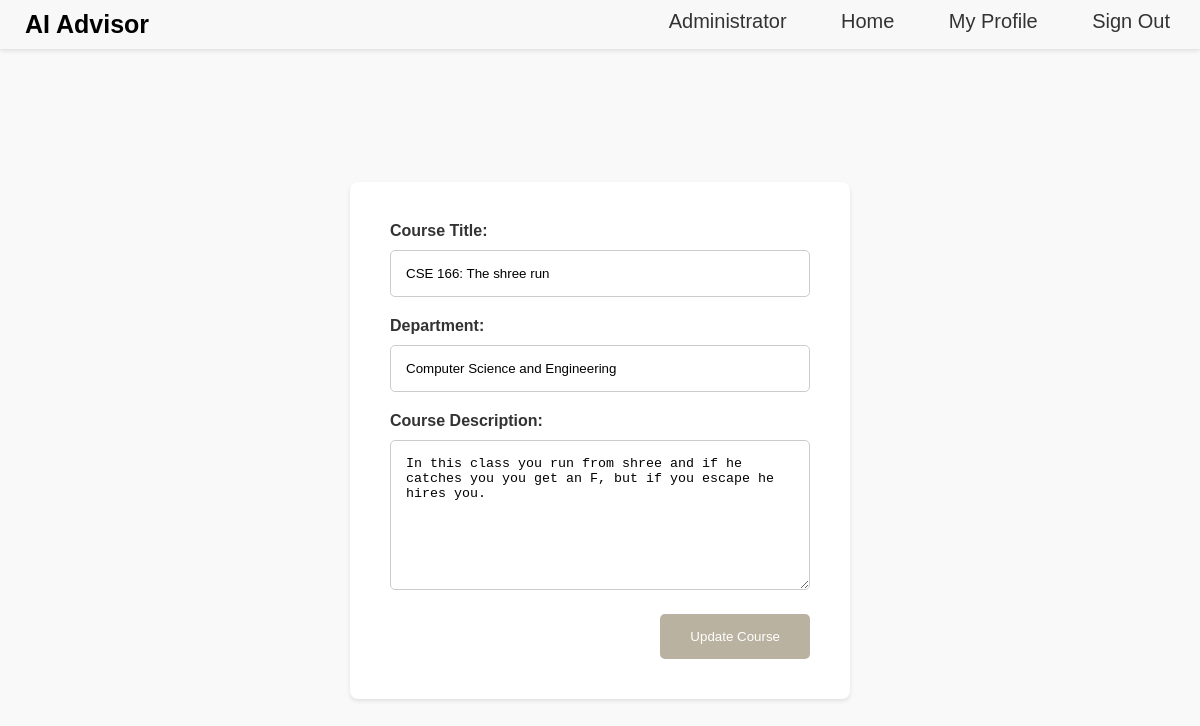
The page /edit_course/30 on the database its author committed.
### app/models/model.py (models this page shows, shortened)
class Course(db.Model):
    courseID = db.Column(db.Integer, primary_key=True)
    title = db.Column(db.String(255), nullable=False)
    description = db.Column(db.Text, nullable=False)
    department = db.Column(db.String(255), nullable=False)
    created = db.Column(db.DateTime, default=datetime.utcnow)
    updated = db.Column(db.DateTime, default=datetime.utcnow, onupdate=datetime.utcnow)

### app/routes/view.py (the view)
@view_blueprint.route('/edit_course/<int:course_id>')
def edit_course(course_id):
    course = Course.query.get_or_404(course_id)
    return render_template('edit_course.html', course=course)

### app/templates/edit_course.html (shortened to what this page needs)
{% extends 'base.html' %} {% block styleLogin %}
<link
  rel="stylesheet"
  href="{{ url_for('static', filename='css/styleEditCourse.css') }}"
/>
<link
  rel="stylesheet"
  href="https://cdnjs.cloudflare.com/ajax/libs/font-awesome/5.15.1/css/all.min.css"
/>
{% endblock %} {% block content %}
<div class="edit-course-container">
  <form
    action="/update_course/{{ course.courseID }}"
    method="post"
    class="edit-course-form"
  >
    <div class="form-field">
      <label for="title">Course Title:</label>
      <input type="text" id="title" name="title" value="{{ course.title }}" />
    </div>
    <div class="form-field">
      <label for="department">Department:</label>
      <input
        type="text"
        id="department"
        name="department"
        value="{{ course.department }}"
      />
    </div>
    <div class="form-field">
      <label for="description">Course Description:</label>
      <textarea id="description" name="description">
{{ course.description }}</textarea
      >
    </div>
    <div class="button-container">
        <button type="button" onclick="updateCourse('{{ course.courseID }}')">Update Course</button>
    </div>
    </div>
{% endblock %}

### app/static/css/styleBase.css (style rules this page uses)
body { margin: 0; font-family: Arial, sans-serif; }

### app/static/css/styleEditCourse.css (style rules this page uses)
body { margin: 0; font-family: "Arial", sans-serif; background-color: #f9f9f9; display: flex; justify-content: center; align-items: center; min-height: 100vh; padding: 40px; }
.edit-course-container { width: 100%; max-width: 500px; background-color: #fff; padding: 40px; box-shadow: 0 2px 4px rgba(0, 0, 0, 0.1); border-radius: 8px; margin: auto; box-sizing: border-box; }
.edit-course-form .form-field { box-sizing: border-box; margin-bottom: 20px; }
.edit-course-form label { display: block; font-weight: bold; margin-bottom: 10px; color: #333; text-align: left; }
.edit-course-form input[type="text"], .edit-course-form textarea { width: 100%; padding: 15px; border: 1px solid #ccc; border-radius: 5px; box-sizing: border-box; }
.edit-course-form textarea { min-height: 150px; resize: vertical; }
.edit-course-form .button-container { text-align: right; }
.edit-course-form button { padding: 15px 30px; background-color: #bab2a0; color: white; border: none; border-radius: 5px; cursor: pointer; transition: background-color 0.3s; box-sizing: border-box; }

### rows shown on the page
Course: title "CSE 166: The shree run", department "Computer Science and Engineering", description "In this class you run from shree and if he catches you you get an F, but if you escape he hires you."
